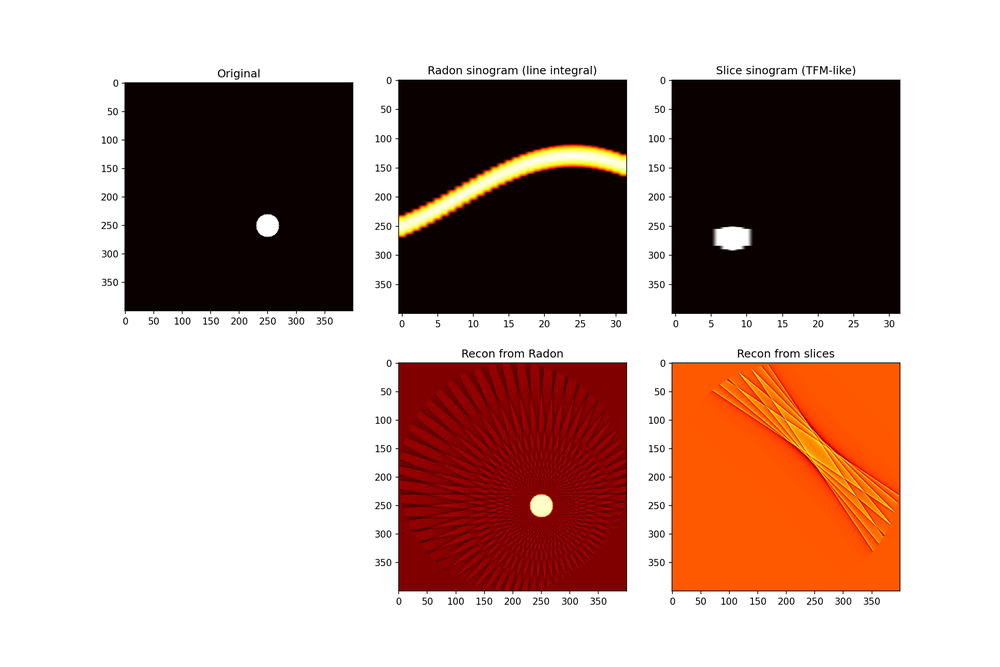
#> input picture radon_vs_slice_test.png, 1000 x 667 px, shrunk from 2250 x 1500 before the run
$ python png_to_npy.py -i . -o out
#> lines starting #> are read from the running program, lines starting #| are printed output that depends on the picture
#> in png_to_db, img is the input picture: shape (667, 1000, 4); mean R, G, B, A 186.7, 161.6, 153.8, 255
"""
PNG → NPY Converter for 3D Reconstruction
==========================================

Converts TFM B-scan PNG images (saved by Imaging.py with a matplotlib
colormap) back to dB-scaled NumPy arrays (.npy) suitable for
``reconstruct_3d.py``.

The conversion reverses the colormap mapping using the vmin/vmax dB
thresholds stored in each dataset's Params.txt file.

Usage:
    python png_to_npy.py --input "DATA/1D TFM Data/Al Pure 10MHz 12022026 Filtered" \
                         --output "SYNTHETIC DATA/output/real_al_10mhz"

    python png_to_npy.py --input "DATA/1D TFM Data/Al Pure 10MHz 12022026 Filtered" \
                         --output "SYNTHETIC DATA/output/real_al_10mhz" \
                         --vmin -20 --vmax 0  # override Params.txt values
"""

import os
import sys
import argparse
import re
import numpy as np
import matplotlib
matplotlib.use('Agg')
import matplotlib.pyplot as plt
from matplotlib.colors import Normalize
from PIL import Image


def parse_params(params_path: str) -> dict:
    """Parse a TFM Params.txt file into a dict of values.

    Handles lines like:
        vmin = -20.0
        c    = 6700 # m/s
        cmap = 'viridis'
    """
    params = {}
    with open(params_path) as f:
        for line in f:
            line = line.split('#')[0].strip()  # strip comments
            if '=' not in line:
                continue
            key, val = line.split('=', 1)
            key = key.strip()
            val = val.strip().strip("'\"")
            # Try numeric conversion
            try:
                val = int(val)
            except ValueError:
                try:
                    val = float(val)
                except ValueError:
                    pass  # keep as string
            params[key] = val
    return params


def _is_greyscale_cmap(cmap_name: str) -> bool:
    """Check if a colormap is greyscale (gray, grey, Greys, etc.)."""
    return cmap_name.lower().replace('_', '') in (
        'gray', 'grey', 'greys', 'grays', 'gist_yarg', 'binary',
    )


_cmap_tree_cache = {}


def _get_cmap_tree(cmap_name: str):
    """Build and cache a KDTree + scalars for a colormap's 256 entries.

    plt.imsave() maps data through 256 colormap entries, so PNG pixels
    only ever contain those 256 RGB values. We build a small KDTree
    (256 points) once, then use it to map every pixel back to its
    scalar value via batch query.
    """
    if cmap_name in _cmap_tree_cache:
        return _cmap_tree_cache[cmap_name]

    from scipy.spatial import cKDTree

    cmap = plt.get_cmap(cmap_name)
    scalars = np.linspace(0, 1, 256)
    lut_rgb = (cmap(scalars)[:, :3] * 255).astype(np.float64)
    tree = cKDTree(lut_rgb)

    _cmap_tree_cache[cmap_name] = (tree, scalars)
    return tree, scalars


def invert_colormap(rgba: np.ndarray, cmap_name: str = 'viridis') -> np.ndarray:
    """Map RGBA pixel values back to scalar [0, 1] by inverting a colormap.

    For greyscale colormaps, uses direct luminance (instant).
    For colour colormaps, queries a cached KDTree of 256 colormap
    entries — fast batch lookup for all pixels at once.

    Args:
        rgba:     (H, W, 3 or 4) uint8 image array.
        cmap_name: Matplotlib colormap name used when saving.

    Returns:
        (H, W) float64 array with values in [0, 1].
    """
    # Fast path for greyscale colormaps
    if _is_greyscale_cmap(cmap_name):
        grey = np.mean(rgba[:, :, :3].astype(np.float64), axis=2) / 255.0
        cmap = plt.get_cmap(cmap_name)
        if cmap(0.0)[0] > cmap(1.0)[0]:  # inverted
            grey = 1.0 - grey
        return grey

    # Colour colormaps: batch KDTree query (256-point tree, very fast)
    tree, scalars = _get_cmap_tree(cmap_name)
    h, w = rgba.shape[:2]
#> h = 667; w = 1000
    rgb = rgba[:, :, :3].astype(np.float64).reshape(-1, 3)
    _, indices = tree.query(rgb)
    return scalars[indices].reshape(h, w)
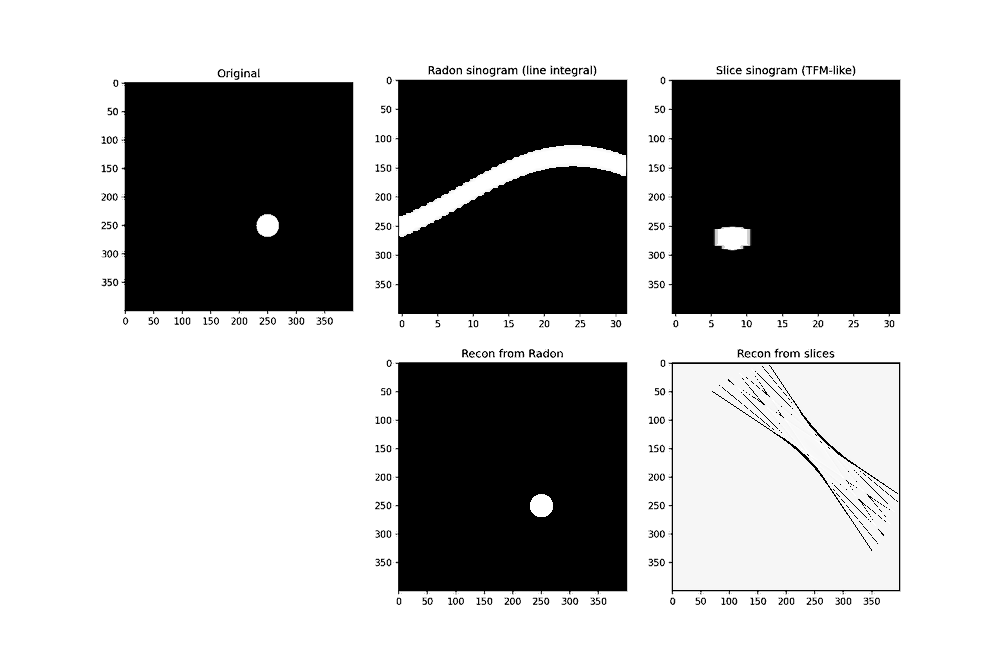
#> returned value: shape (667, 1000) float64; min 0, max 1, mean 0.678


def png_to_db(png_path: str, vmin: float, vmax: float,
              cmap_name: str = 'viridis') -> np.ndarray:
    """Convert a single PNG file to a dB-scaled numpy array.

    Args:
        png_path:  Path to the PNG image.
        vmin:      Minimum dB value (maps to scalar 0).
        vmax:      Maximum dB value (maps to scalar 1).
        cmap_name: Colormap used when saving the PNG.

    Returns:
        (H, W) float32 array in dB scale [vmin, vmax].
    """
    img = np.array(Image.open(png_path))
    scalar = invert_colormap(img, cmap_name)
    db_array = scalar * (vmax - vmin) + vmin
    return db_array.astype(np.float32)


def convert_dataset(
    input_dir: str,
    output_dir: str,
    vmin: float = None,
    vmax: float = None,
    cmap_name: str = None,
    angles_deg: list = None,
    specimen_thickness_m: float = None,
    specimen_width_m: float = None,
) -> str:
    """Convert all TFM PNGs in a directory to .npy files for reconstruction.

    Reads Params.txt for vmin/vmax/cmap if not provided explicitly.
    Generates bscan_XXXX.npy files and scan_meta.npy.

    Args:
        input_dir:            Directory containing TFM PNGs and Params.txt.
        output_dir:           Where to save .npy files.
        vmin:                 Override dB minimum (default: from Params.txt).
        vmax:                 Override dB maximum (default: from Params.txt).
        cmap_name:            Override colormap (default: from Params.txt).
        angles_deg:           List of rotation angles in degrees for each PNG.
                              If None, assumes uniform spacing over [0, 180).
        specimen_thickness_m: Specimen thickness in metres (from Params.txt z range).
        specimen_width_m:     Specimen width in metres (from Params.txt x range).

    Returns:
        Path to output directory.
    """
    # Read Params.txt
    params_path = os.path.join(input_dir, 'Params.txt')
    params = {}
    if os.path.exists(params_path):
        params = parse_params(params_path)
        print(f"Read parameters from {params_path}")
        for k, v in params.items():
            print(f"  {k} = {v}")
    else:
        print(f"Warning: No Params.txt found in {input_dir}")

    # Resolve dB range
    if vmin is None:
        vmin = params.get('vmin', -20.0)
    if vmax is None:
        vmax = params.get('vmax', 0.0)
    if cmap_name is None:
        cmap_name = params.get('cmap', 'viridis')

    print(f"\nConversion settings: vmin={vmin} dB, vmax={vmax} dB, cmap={cmap_name}")

    # Find PNG files (natural sort so scan_2 comes before scan_10)
    def _natural_key(s):
        return [int(c) if c.isdigit() else c.lower() for c in re.split(r'(\d+)', s)]

    png_files = sorted(
        (f for f in os.listdir(input_dir) if f.lower().endswith('.png')),
        key=_natural_key,
    )
    if not png_files:
        raise FileNotFoundError(f"No PNG files found in {input_dir}")

    print(f"Found {len(png_files)} PNG files")

    # Convert each PNG
    os.makedirs(output_dir, exist_ok=True)
    bscans = []
    for i, png_file in enumerate(png_files):
        png_path = os.path.join(input_dir, png_file)
        print(f"  [{i+1}/{len(png_files)}] {png_file}", end='')

        db_array = png_to_db(png_path, vmin, vmax, cmap_name)
        bscans.append(db_array)

        npy_name = f'bscan_{i:04d}.npy'
        np.save(os.path.join(output_dir, npy_name), db_array)
        print(f" → {npy_name}  shape={db_array.shape}")
#|  → bscan_0000.npy  shape=(667, 1000)

    # Build scan_meta.npy
    n_scans = len(bscans)
#> n_scans = 1

    if angles_deg is not None:
        angles_rad = np.deg2rad(angles_deg)
    else:
        # Uniform angular spacing over [0, 180)
        angles_rad = np.linspace(0, np.pi, n_scans, endpoint=False)
#> angles_rad = [0]

    # Infer geometry from Params.txt
    z_min_m = params.get('z_max', 0.0)      # note: z_max in Params.txt is the top
    z_max_m = params.get('z_min', 40e-3)     # z_min in Params.txt is the bottom
    if isinstance(z_min_m, str):
        z_min_m = 0.0
    if isinstance(z_max_m, str):
        z_max_m = 40e-3

    if specimen_thickness_m is None:
        specimen_thickness_m = float(z_max_m)
    if specimen_width_m is None:
        specimen_width_m = specimen_thickness_m  # rough default

    tfm_n_pixels = bscans[0].shape[0]
#> tfm_n_pixels = 667

    meta = {
        'n_scans': n_scans,
        'angles_rad': angles_rad.astype(np.float64),
        'specimen_thickness_m': float(specimen_thickness_m),
        'specimen_width_m': float(specimen_width_m),
        'tfm_z_start_m': float(z_min_m),
        'tfm_z_end_m': float(z_max_m),
        'array_aperture_m': float(specimen_width_m * 0.7),
        'tfm_n_pixels': int(tfm_n_pixels),
        # Extra info for provenance
        'source_dir': os.path.abspath(input_dir),
        'source_files': png_files,
        'vmin_db': float(vmin),
        'vmax_db': float(vmax),
        'cmap': cmap_name,
    }

    meta_path = os.path.join(output_dir, 'scan_meta.npy')
    np.save(meta_path, meta)

    print(f"\nSaved {n_scans} B-scans + scan_meta.npy to {output_dir}")
#| Saved 1 B-scans + scan_meta.npy to out
    print(f"  Shape per frame: {bscans[0].shape}")
#|   Shape per frame: (667, 1000)
    print(f"  dB range: [{vmin}, {vmax}]")
    print(f"  Angles: {np.rad2deg(angles_rad[0]):.1f}° to {np.rad2deg(angles_rad[-1]):.1f}°")
#|   Angles: 0.0° to 0.0°

    return output_dir


def main():
    parser = argparse.ArgumentParser(
        description='Convert TFM PNG images to .npy for 3D reconstruction'
    )
    parser.add_argument('--input', '-i', required=True,
                        help='Input directory containing TFM PNGs and Params.txt')
    parser.add_argument('--output', '-o', required=True,
                        help='Output directory for .npy files')
    parser.add_argument('--vmin', type=float, default=None,
                        help='Override dB minimum (default: from Params.txt)')
    parser.add_argument('--vmax', type=float, default=None,
                        help='Override dB maximum (default: from Params.txt)')
    parser.add_argument('--cmap', type=str, default=None,
                        help='Override colormap name (default: from Params.txt)')
    parser.add_argument('--thickness', type=float, default=None,
                        help='Specimen thickness in metres')
    parser.add_argument('--width', type=float, default=None,
                        help='Specimen width in metres')

    args = parser.parse_args()

    convert_dataset(
        input_dir=args.input,
        output_dir=args.output,
        vmin=args.vmin,
        vmax=args.vmax,
        cmap_name=args.cmap,
        specimen_thickness_m=args.thickness,
        specimen_width_m=args.width,
    )


if __name__ == '__main__':
    main()
